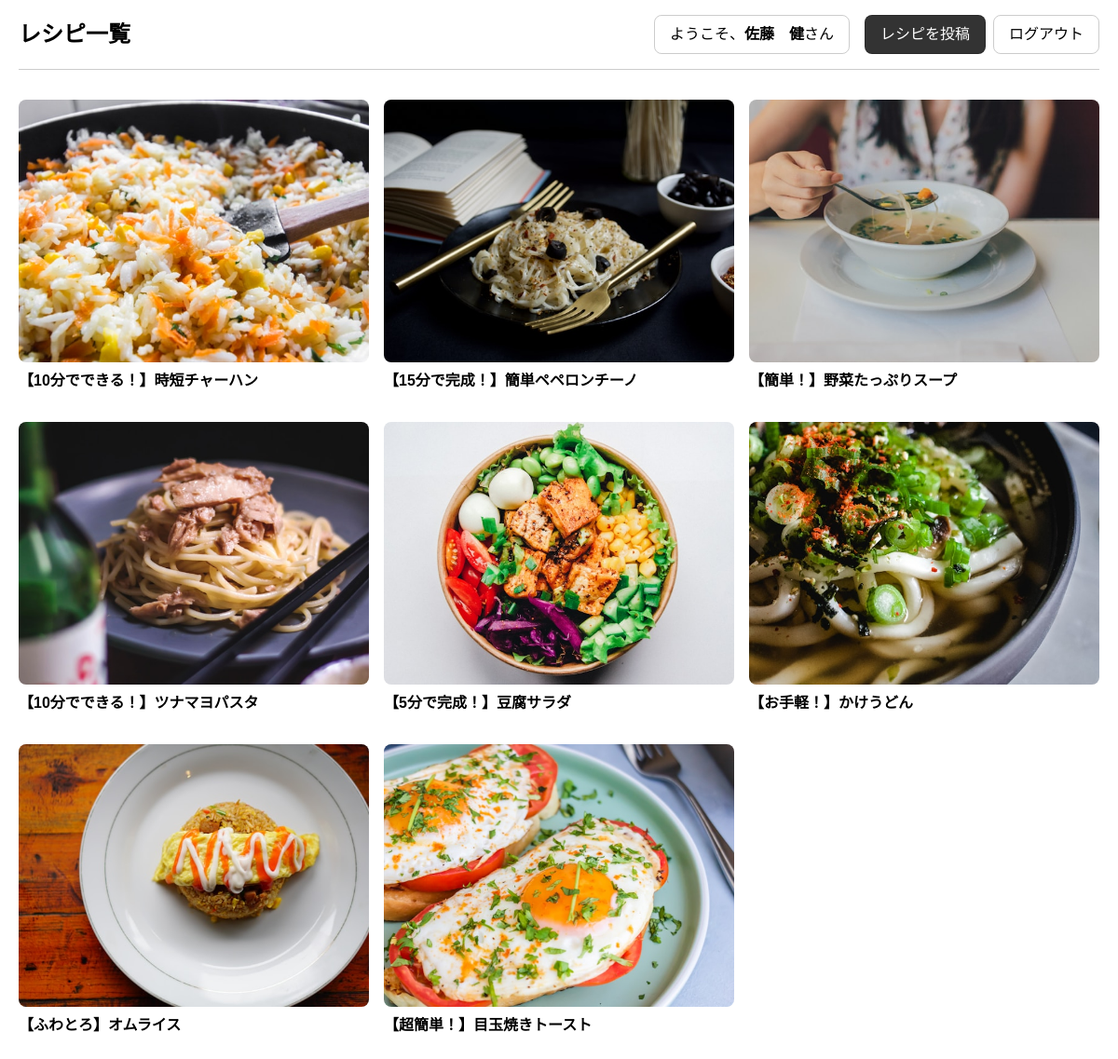
/index.php (signed in), run on the app's committed database.
### tables this page shows
CREATE TABLE `recipes` (
  `id` int(11) NOT NULL,
  `user_id` int(11) NOT NULL,
  `title` varchar(255) NOT NULL,
  `ingredients` text NOT NULL,
  `instructions` text NOT NULL,
  `image` varchar(255) DEFAULT NULL,
  `created_at` datetime DEFAULT current_timestamp()
);

### index.php (called while the page is built)
<?php
include_once dirname(__FILE__) . '/model/functions.php';
$sql = 'SELECT * FROM recipes';
$recipes = getData($dbname, $user, $password, $sql);
$recipes = $recipes ?? [];
include_once dirname(__FILE__) . '/view/index-view.php';

### model/functions.php (called while the page is built, shortened)
<?php
function connectDb($dbname, $user, $password)
{
    try {
        $dbh = new PDO($dbname, $user, $password);
        $dbh->setAttribute(PDO::ATTR_ERRMODE, PDO::ERRMODE_EXCEPTION);
        return $dbh;
    } catch (PDOException $e) {
        die('接続に失敗しました: ' . $e->getMessage());
    }
}
function getData($dbname, $user, $password, $sql)
{
    $dbh = connectDb($dbname, $user, $password);
    try {
        $stmt = $dbh->query($sql);
        $data = [];
        while ($row = $stmt->fetch(PDO::FETCH_ASSOC)) {
            $data[] = $row;
        }
        return $data;
    } catch (PDOException $e) {
        die('SQL実行エラー: ' . $e->getMessage());
    }
}

### view/index-view.php (the view, shortened to what this page needs)
<!DOCTYPE html>
<html lang="ja">
<?php
include_once __DIR__ . '../../components/head.php';
?>
<body>
    <?php include_once __DIR__ . '../../components/header.php'; ?>
    <main>
        <ul class="recipe-items">
            <?php foreach ($recipes as $recipe): ?>
                <?php
                $file_path = !empty($recipe['image'])
                    ? __DIR__ . '/../uploads/' . htmlspecialchars($recipe['image'])
                    : '';
                ?>
                <li>
                    <a class="recipe-item" href="recipe.php?id=<?= $recipe['id'] ?>">
                        <?php if (!empty($recipe['image']) && file_exists($file_path)): ?>
                            <img src="uploads/<?= htmlspecialchars($recipe['image']) ?>" alt="レシピ画像">
                        <?php else: ?>
                            <div class="no-image"></div>
                        <?php endif; ?>
                        <h3><?= htmlspecialchars($recipe['title']) ?></h3>
                    </a>
                </li>
            <?php endforeach; ?>
        </ul>
    </main>
</body>
</html>

### assets/css/style.css (style rules this page uses)
html { line-height: 1.5; }
body { font-family: Arial, sans-serif; padding-inline: 20px; padding-bottom: 80px; }
main { display: grid; gap:4rem; }
ul { list-style-type: none; padding: 0; }
img { width: 100%; border-radius: .5rem; aspect-ratio: 4/3; object-fit: cover; }
.recipe-items { display: grid; grid-template-columns: repeat(auto-fill, minmax(280px, 1fr)); gap:2rem 1rem ; }

### data on the page
recipes: image (picture), title "【10分でできる！】時短チャーハン"
recipes: image (picture), title "【15分で完成！】簡単ペペロンチーノ"
recipes: image (picture), title "【簡単！】野菜たっぷりスープ"
recipes: image (picture), title "【10分でできる！】ツナマヨパスタ"
recipes: image (picture), title "【5分で完成！】豆腐サラダ"
recipes: image (picture), title "【お手軽！】かけうどん"
recipes: image (picture), title "【ふわとろ】オムライス"
recipes: image (picture), title "【超簡単！】目玉焼きトースト"

### other printed values
$userName "佐藤 健"
